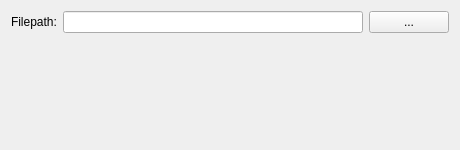
<?xml version="1.0" encoding="UTF-8"?>
<ui version="4.0">
 <class>FilePathModelPropertiesWidget</class>
 <widget class="QWidget" name="FilePathModelPropertiesWidget">
  <property name="geometry">
   <rect>
    <x>0</x>
    <y>0</y>
    <width>460</width>
    <height>150</height>
   </rect>
  </property>
  <property name="sizePolicy">
   <sizepolicy hsizetype="Preferred" vsizetype="Preferred">
    <horstretch>0</horstretch>
    <verstretch>0</verstretch>
   </sizepolicy>
  </property>
  <property name="windowTitle">
   <string>Form</string>
  </property>
  <layout class="QGridLayout" name="gridLayout_2">
   <item row="0" column="0">
    <layout class="QGridLayout" name="gridLayout">
     <item row="0" column="0">
      <widget class="QLabel" name="label">
       <property name="text">
        <string>Filepath:</string>
       </property>
      </widget>
     </item>
     <item row="0" column="1">
      <widget class="QLineEdit" name="filePathLineEdit">
       <property name="minimumSize">
        <size>
         <width>200</width>
         <height>0</height>
        </size>
       </property>
      </widget>
     </item>
     <item row="0" column="2">
      <widget class="QPushButton" name="filePathPushButton">
       <property name="text">
        <string>...</string>
       </property>
       <property name="autoDefault">
        <bool>false</bool>
       </property>
       <property name="default">
        <bool>false</bool>
       </property>
       <property name="flat">
        <bool>false</bool>
       </property>
      </widget>
     </item>
    </layout>
   </item>
   <item row="1" column="0">
    <spacer name="verticalSpacer">
     <property name="orientation">
      <enum>Qt::Vertical</enum>
     </property>
     <property name="sizeHint" stdset="0">
      <size>
       <width>20</width>
       <height>1</height>
      </size>
     </property>
    </spacer>
   </item>
  </layout>
 </widget>
 <resources/>
 <connections/>
</ui>
